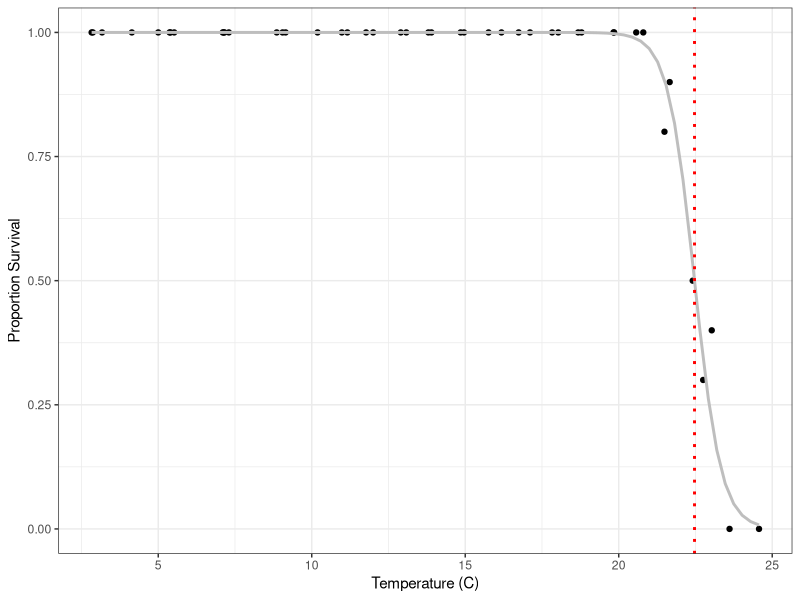

Recreate this plot in R.
#GOALS: 
# 1) Determine LT50 and CTMax of juvenile snow crab from lab experiments run at
    # KFRC in Fall 2023
# 2) Assess variation in physiological thresholds by sex and crab size 

# Author: Erin Fedewa
# last updated: 10/13/23

# load ----
library(tidyverse)
library(MASS)

t1 <- read.csv("./data/LT50_tank1.csv")
t2 <- read.csv("./data/LT50_tank2.csv")
bio <- read.csv("./data/LT50_biometrics.csv")

#############################
#Tidy up tank 1 data
t1 %>%
  rowwise() %>%
  mutate(no_alive = sum(c_across(starts_with('tag'))),
         no_dead = 10 - no_alive) %>% #10 crab in each tank
  ungroup() %>%
  mutate(tank_no = 1) %>%
  pivot_longer(7:16, names_to = "tag_no", values_to = "survival") %>% 
#join to tank 2 
 bind_rows(t2 %>% 
             rowwise() %>%
             mutate(no_alive = sum(c_across(starts_with('tag'))),
                    no_dead = 10 - no_alive) %>% #10 crab in each tank
             ungroup() %>%
             mutate(tank_no = 2) %>%
             pivot_longer(7:16, names_to = "tag_no", values_to = "survival")) -> dat
#still need to join biometric data

#Dataset for GLM
dat %>%
  group_by(C_temp_read) %>%
  summarise(no_alive = mean(no_alive, na.rm=TRUE),
            no_dead = mean(no_dead, na.rm=TRUE)) -> mod.dat

#GLM to fit a curve to temperature and alive/dead counts  
  
y = cbind(mod.dat$no_alive, mod.dat$no_dead)
  
model.results = glm(y ~ mod.dat$C_temp_read, binomial)
summary(model.results)

#Calculate LT50, median lethal temperature
lt50 <- dose.p(model.results, p = 0.5)

#Plots
mod.dat %>%
  mutate(prop_survival = no_alive/(no_alive + no_dead)) %>%
  ggplot(aes(C_temp_read, prop_survival)) +
  geom_point() + 
  stat_smooth(method="glm", color="grey", alpha=.1, se=FALSE, 
              method.args = list(family=binomial)) +
  theme_bw() +
  geom_vline(xintercept = 22.46882, linetype="dotted", 
             color = "red", size=1) +
  labs(y="Proportion Survival", x="Temperature (C)")
  


    
